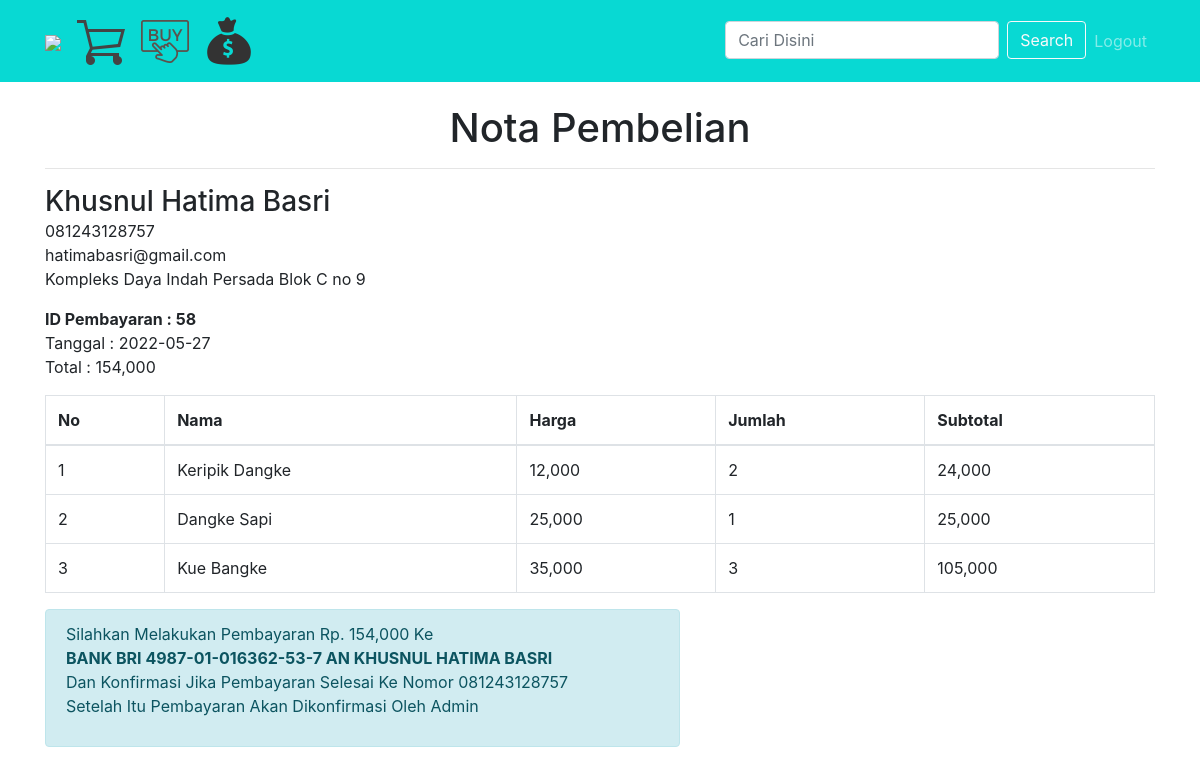
/nota.php?&id=58 (signed in), run on the app's committed database.
### tables this page shows
CREATE TABLE `pembelian` (
  `id_pembelian` int(11) NOT NULL,
  `id_pelanggan` int(11) NOT NULL,
  `tanggal_pembelian` date NOT NULL,
  `status_pembelian` varchar(50) NOT NULL,
  `total_pembelian` int(11) NOT NULL
);

CREATE TABLE `pelanggan` (
  `id_pelanggan` int(10) NOT NULL,
  `email_pelanggan` varchar(100) NOT NULL,
  `password_pelanggan` varchar(50) NOT NULL,
  `nama_pelanggan` varchar(100) NOT NULL,
  `telepon_pelanggan` varchar(25) NOT NULL,
  `alamat_pelanggan` text NOT NULL
);

CREATE TABLE `pembelian_produk` (
  `id_pembelian_produk` int(11) NOT NULL,
  `id_pembelian` int(11) NOT NULL,
  `id_produk` int(11) NOT NULL,
  `jumlah` int(11) NOT NULL
);

CREATE TABLE `produk` (
  `id_produk` int(11) NOT NULL,
  `nama_produk` varchar(100) NOT NULL,
  `harga_produk` int(20) NOT NULL,
  `berat_produk` int(11) NOT NULL,
  `foto_produk` varchar(100) NOT NULL,
  `deskripsi_produk` text NOT NULL,
  `stok` int(3) NOT NULL
);

### nota.php (the view, shortened to what this page needs)
<?php
include 'koneksi.php';
 ?>
 <!DOCTYPE html>
 <html>
   <head>
     <link href="./vendor/bootstrap/css/bootstrap.css" rel="stylesheet">
     <link href="./css/shop-homepage.css" rel="stylesheet">
   </head>
   <body>
<?php include 'navbar.php'; ?>
<br>
     <section class="konten" >
       <div class="container"><br>
        <h1><center>Nota Pembelian</center></h1>
         <hr>
         <?php
         $ambil = $koneksi->query("SELECT * FROM pembelian JOIN pelanggan
                   ON pembelian.id_pelanggan = pelanggan.id_pelanggan
                   WHERE pembelian.id_pembelian ='$_GET[id]'");
         $detail = $ambil->fetch_assoc();
          ?>
          <strong class="h3"> <?php echo $detail['nama_pelanggan']; ?> </strong>
          <p>
            <?php echo $detail['telepon_pelanggan']; ?> <br>
            <?php echo $detail['email_pelanggan']; ?> <br>
            <?php echo $detail['alamat_pelanggan']; ?>
           </p>
          <p>
            <strong>ID Pembayaran : <?php echo $detail['id_pembelian']; ?> </strong><br>
            Tanggal : <?php echo $detail['tanggal_pembelian']; ?> <br>
            Total : <?php echo number_format($detail['total_pembelian']); ?>
          </p>
         <table class="table table-bordered">
           <thead>
             <tr>
               <th>No</th>
               <th>Nama</th>
               <th>Harga</th>
               <th>Jumlah</th>
               <th>Subtotal</th>
             </tr>
           </thead>
           <tbody>
             <?php $nomor=1; ?>
             <?php $ambil = $koneksi->query("SELECT * FROM pembelian_produk JOIN produk ON pembelian_produk.id_produk = produk.id_produk
               WHERE pembelian_produk.id_pembelian= '$_GET[id]'"); ?>
             <?php while ($pecah = $ambil->fetch_assoc()) { ?>
             <tr>
               <td> <?php echo $nomor; ?> </td>
               <td> <?php echo $pecah['nama_produk']; ?> </td>
               <td> <?php echo number_format($pecah['harga_produk']); ?> </td>
               <td> <?php echo $pecah['jumlah']; ?> </td>
               <td> <?php echo number_format($pecah['harga_produk']* $pecah['jumlah']); ?> </td>
             </tr>
           <?php $nomor++; ?>
           <?php } ?>
           </tbody>
         </table>
         <div class="row">
    <div class="col-md-7">
      <div class="alert alert-info">
        <p>Silahkan Melakukan Pembayaran Rp. <?php echo number_format($detail['total_pembelian']); ?>
          Ke <br>
          <strong>BANK BRI 4987-01-016362-53-7 AN KHUSNUL HATIMA BASRI</strong>
          <br>
          Dan Konfirmasi Jika Pembayaran Selesai Ke Nomor 081243128757 <br>
          Setelah Itu Pembayaran Akan Dikonfirmasi Oleh Admin </p>
      </div>
    </div>
         </div>
       </div>
     </section>
   </body>
 </html>

### css/shop-homepage.css (style rules this page uses)
body { padding-top: 56px; }

### data on the page
pembelian: id_pelanggan.nama_pelanggan "Khusnul Hatima Basri", id_pelanggan.telepon_pelanggan "081243128757", id_pelanggan.email_pelanggan "hatimabasri@gmail.com", id_pelanggan.alamat_pelanggan "Kompleks Daya Indah Persada Blok C no 9", id_pembelian "58", tanggal_pembelian "2022-05-27", total_pembelian "154,000"
pembelian_produk: id_produk.nama_produk "Keripik Dangke", id_produk.harga_produk "12,000", jumlah "2", $pecah['harga_produk']* $pecah['jumlah'] "24,000"
pembelian_produk: id_produk.nama_produk "Dangke Sapi", id_produk.harga_produk "25,000", jumlah "1", $pecah['harga_produk']* $pecah['jumlah'] "25,000"
pembelian_produk: id_produk.nama_produk "Kue Bangke", id_produk.harga_produk "35,000", jumlah "3", $pecah['harga_produk']* $pecah['jumlah'] "105,000"
